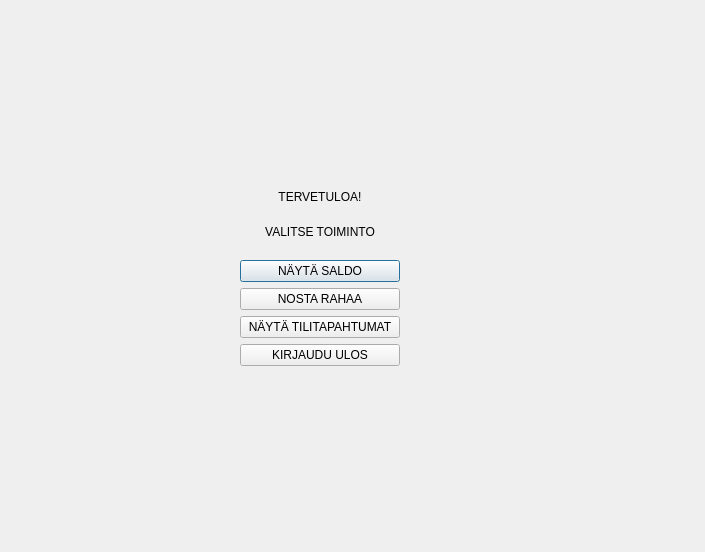
<?xml version="1.0" encoding="UTF-8"?>
<ui version="4.0">
 <class>Actionmenu</class>
 <widget class="QDialog" name="Actionmenu">
  <property name="geometry">
   <rect>
    <x>0</x>
    <y>0</y>
    <width>705</width>
    <height>552</height>
   </rect>
  </property>
  <property name="windowTitle">
   <string>Dialog</string>
  </property>
  <widget class="QWidget" name="verticalLayoutWidget_2">
   <property name="geometry">
    <rect>
     <x>240</x>
     <y>160</y>
     <width>160</width>
     <height>206</height>
    </rect>
   </property>
   <layout class="QVBoxLayout" name="verticalLayout_2">
    <item>
     <widget class="QLabel" name="labelWelcome">
      <property name="text">
       <string>TERVETULOA!</string>
      </property>
      <property name="alignment">
       <set>Qt::AlignBottom|Qt::AlignHCenter</set>
      </property>
     </widget>
    </item>
    <item>
     <widget class="QLabel" name="labelSelectAction">
      <property name="text">
       <string>VALITSE TOIMINTO</string>
      </property>
      <property name="alignment">
       <set>Qt::AlignCenter</set>
      </property>
     </widget>
    </item>
    <item>
     <layout class="QVBoxLayout" name="verticalLayout">
      <item>
       <widget class="QPushButton" name="pushButtonShowBalance">
        <property name="text">
         <string>NÄYTÄ SALDO</string>
        </property>
       </widget>
      </item>
      <item>
       <widget class="QPushButton" name="pushButtonWithdraw">
        <property name="text">
         <string>NOSTA RAHAA</string>
        </property>
       </widget>
      </item>
      <item>
       <widget class="QPushButton" name="pushButtonShowTransactions">
        <property name="text">
         <string>NÄYTÄ TILITAPAHTUMAT</string>
        </property>
       </widget>
      </item>
      <item>
       <widget class="QPushButton" name="pushButtonLogOut">
        <property name="text">
         <string>KIRJAUDU ULOS</string>
        </property>
       </widget>
      </item>
     </layout>
    </item>
   </layout>
  </widget>
 </widget>
 <resources/>
 <connections/>
</ui>
